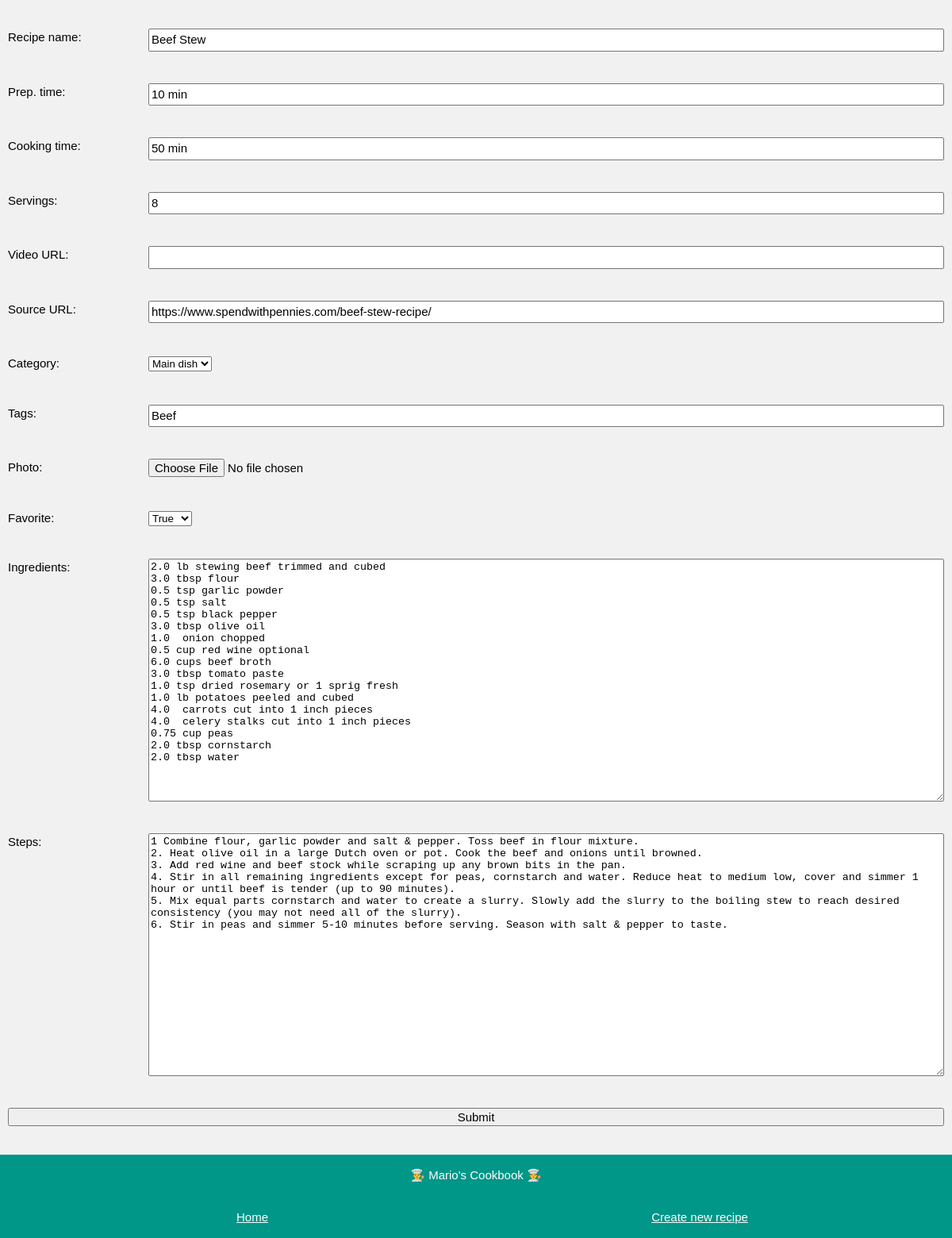
/edit/Beef Stew, run on the app's committed database.
### app_config.py (models this page shows, shortened)
class Recipe(db.Model):
    name = db.Column(db.String, nullable=False, unique=True, primary_key=True)
    prepTime = db.Column(db.String, nullable=False)
    cookingTime = db.Column(db.String, nullable=False)
    servings = db.Column(db.Integer, nullable=False)
    videoURL = db.Column(db.String, nullable=False)
    sourceURL = db.Column(db.String, nullable=False)
    steps = db.Column(db.Text, nullable=False)
    photo = db.Column(db.String, nullable=False)
    favorite = db.Column(db.Boolean, default=False)
    category = db.Column(db.String, nullable=False)
    tags = db.Column(db.String, nullable=False)
    ingredients = db.relationship('Ingredient', backref='recipe', lazy=True)

class Ingredient(db.Model):
    id = db.Column(db.Integer, primary_key=True)
    name = db.Column(db.String, nullable=False)
    amount = db.Column(db.Float, default=0)
    unit = db.Column(db.String, default='')
    recipe_name = db.Column(db.String, db.ForeignKey('recipe.name'), nullable=False)

### app_edit.py (the view, shortened to what this page needs)
@app.route('/edit/<name>', methods=['POST', 'GET'])
def edit(name):
    if request.method == 'GET':
        recipe = Recipe.query.get(name)
        amounts = []
        for ingredient in recipe.ingredients:
            amount = ingredient.amount
            amounts.append(amount)
        n_amounts = range(len(amounts))
        return render_template('edit.html', recipe=recipe, amounts=amounts,
                               n_amounts=n_amounts, new=False, categories = known_categories)

### templates/edit.html (shortened to what this page needs)
<!DOCTYPE html>
<html>
<head>
    <link rel="stylesheet" href="../static/css/edit.css">
    <link rel='stylesheet' href='../static/css/fonts.css'>
</head>
<body class="background-color">
    <div class="page-container">
        {% if new == False %}
        <form action="/edit/{{recipe.name}}" method="POST" enctype="multipart/form-data">
        {% else %}
        <form action="/new/" method="POST" enctype="multipart/form-data">
        {% endif %}
            <div class="form-item">
                <label for="name">Recipe name: </label>
                {% if new == False %}
                <input type="text" id="name" name="name" value="{{recipe.name}}">
                {% else %}
                <input type="text" id="name" name="name">
                {% endif %}
            </div>
            <div class="form-item">
                <label for="prepTime">Prep. time: </label>
                {% if new == False %}
                <input type="text" id="prepTime" name="prepTime" value="{{recipe.prepTime}}">
                {% else %}
                <input type="text" id="prepTime" name="prepTime">
                {% endif %}
            </div>
            <div class="form-item">
                <label for="cookingTime">Cooking time: </label>
                {% if new == False %}
                <input type="text" id="cookingTime" name="cookingTime" value="{{recipe.cookingTime}}">
                {% else %}
                <input type="text" id="cookingTime" name="cookingTime">
                {% endif %}
            </div>
            <div class="form-item">
                <label for="servings">Servings: </label>
                {% if new == False %}
                <input type="number" step="1" id="servings" name="servings" value="{{recipe.servings}}">
                {% else %}
                <input type="number" step="1" id="servings" name="servings">
                {% endif %}
            </div>
            <div class="form-item">
                <label for="videoURL">Video URL: </label>
                {% if new == False %}
                <input type="text" id="videoURL" name="videoURL" value="{{recipe.videoURL}}">
                {% else %}
                <input type="text" id="videoURL" name="videoURL">
                {% endif %}
            </div>
            <div class="form-item">
                <label for="sourceURL">Source URL: </label>
                {% if new == False %}
                <input type="text" id="sourceURL" name="sourceURL" value="{{recipe.sourceURL}}">
                {% else %}
                <input type="text" id="sourceURL" name="sourceURL">
                {% endif %}
            </div>
            <div class="form-item">
                <label for="category">Category: </label>
                <div class="custom-select" style="width:200px;">
                    {% if new == False %}
                    <select id="category" name="category">
                        {% for c in categories%}
                            <option value="{{c}}" {%if recipe.category == c %} selected {% endif %}> {{c}} </option>
                        {% endfor %}
                    </select>
                    {% else %}
                    <select id="category" name="category">
                        {% for c in categories%}
                            <option value="{{c}}" > {{c}} </option>
                        {% endfor %}
                    </select>
                    {% endif %}
                </div>
            </div>
            <div class="form-item">
                <label for="tags">Tags: </label>
                {% if new == False %}
                <input type="text" id="tags" name="tags" value="{{recipe.tags}}">
                {% else %}
                <input type="text" id="tags" name="tags">
                {% endif %}
            </div>
            <div class="form-item">
                <label for="photo">Photo: </label>
                <input type="file" id="file" name="file">
            </div>
            <div class="form-item">
                <label for="favorite">Favorite: </label>
                <div class="custom-select" style="width:200px;">
                    <select id="favorite" name="favorite">
                        {% if new == False %}
                        {% if recipe.favorite == False %}
                        <option value="0" selected>False</option>
                        <option value="1">True</option>
                        {% else %}
                        <option value="1" selected>True</option>
                        {% endif %}
                        {% else %}
                        <option value="0">False</option>
                        <option value="1">True</option>
                        {% endif %}
                    </select>
                </div>
            </div>
            <div class="form-item">
                <label for="ingredients">Ingredients: </label>
                {% if new == False %}
                <textarea id="ingredients" name="ingredients" rows="20" cols="50">
{% for i in n_amounts %}{{ amounts[i] }} {{ recipe.ingredients[i].unit }} {{ recipe.ingredients[i].name }}
{% endfor %}</textarea>
                {% else %}
                <textarea id="ingredients" name="ingredients" rows="20" cols="50"></textarea>
                {% endif %}
            </div>
            <div class="form-item">
                <label for="steps">Steps: </label>
                {% if new == False %}
                <textarea id="steps" name="steps" rows="20" cols="50">{{recipe.steps}}</textarea>
                {% else %}
                <textarea id="steps" name="steps" rows="20" cols="50"></textarea>
                {% endif %}
            </div>
            <div class="form-item-submit">
                <input type="submit" value="Submit">
            </div>
        </form>
    </div>
    <footer class="footer">
        <p class='footer-item'>👨‍🍳 Mario's Cookbook 👨‍🍳</p>
        <div class='footer-grid'>
            <div class='footer-item'><a href="/"> Home</a></div>
            <div class='footer-item'><a href="/new"> Create new recipe</a></div>
        </div>
    </footer>
</body>
</html>

### static/css/edit.css (style rules this page uses)
body { --themeColor: #009688; --grey:#757575; }
.background-color { color:#000!important;background-color:#f1f1f1!important }
.page-container { margin-left:auto;margin-right:auto;margin-top:16px!important;max-width:1400px; }
.form-item { display: grid; grid-template-columns: 15% 85%; padding:20px 10px }
.form-item-submit { display: grid; grid-template-columns: 100%; padding:20px 10px }
input { font:inherit;margin:0 }
.footer { padding:0.01em 16px; color:#fff!important;background-color:var(--themeColor)!important; text-align:center; display:inline-block;width:100%; margin-top:16px!important }
.footer-grid { display: grid; grid-template-columns: 50% 50%; padding:1em 20px; }
.footer-item { color:#fff }
p { color:#3d3d3d; }
html,body,h1,h2,h3,h4,h5,h6 { font-family: "Roboto", sans-serif }
a { color: inherit; background-color:transparent }
html { box-sizing:border-box }
*,*:before,*:after { box-sizing:inherit }
html { -ms-text-size-adjust:100%;-webkit-text-size-adjust:100% }
body { margin:0 }
html,body { font-family:Verdana,sans-serif;font-size:15px;line-height:1.5 }
html { overflow-x:hidden }

### data on the page
Recipe: name "Beef Stew", prepTime "10 min", cookingTime "50 min", servings "8", sourceURL "https://www.spendwithpennies.com/beef-stew-recipe/", category "Main dish", tags "Beef", favorite "True", steps "1 Combine flour, garlic powder and salt & pepper. Toss beef in flour mixture. 2. Heat olive oil in a large Dutch oven or pot. Cook the beef and onions until browned. 3. Add red wine and beef stock while scraping up any brown bits in the pan. 4. Stir in all remaining ingredients except for peas, cornstarch and water. Reduce heat to medium low, cover and simmer 1 hour or until beef is tender (up to 90 minutes). 5. Mix equal parts cornstarch and water to create a slurry. Slowly add the slurry to the boiling stew to reach desired consistency (you may not need all of the slurry). 6. Stir in peas and simmer 5-10 minutes before serving. Season with salt & pepper to taste."
Ingredient: ingredients "2.0 lb stewing beef trimmed and cubed 3.0 tbsp flour 0.5 tsp garlic powder 0.5 tsp salt 0.5 tsp black pepper 3.0 tbsp olive oil 1.0 onion chopped 0.5 cup red wine optional 6.0 cups beef broth 3.0 tbsp tomato paste 1.0 tsp dried rosemary or 1 sprig fresh 1.0 lb potatoes peeled and cubed 4.0 carrots cut into 1 inch pieces 4.0 celery stalks cut into 1 inch pieces 0.75 cup peas 2.0 tbsp cornstarch 2.0 tbsp water"
